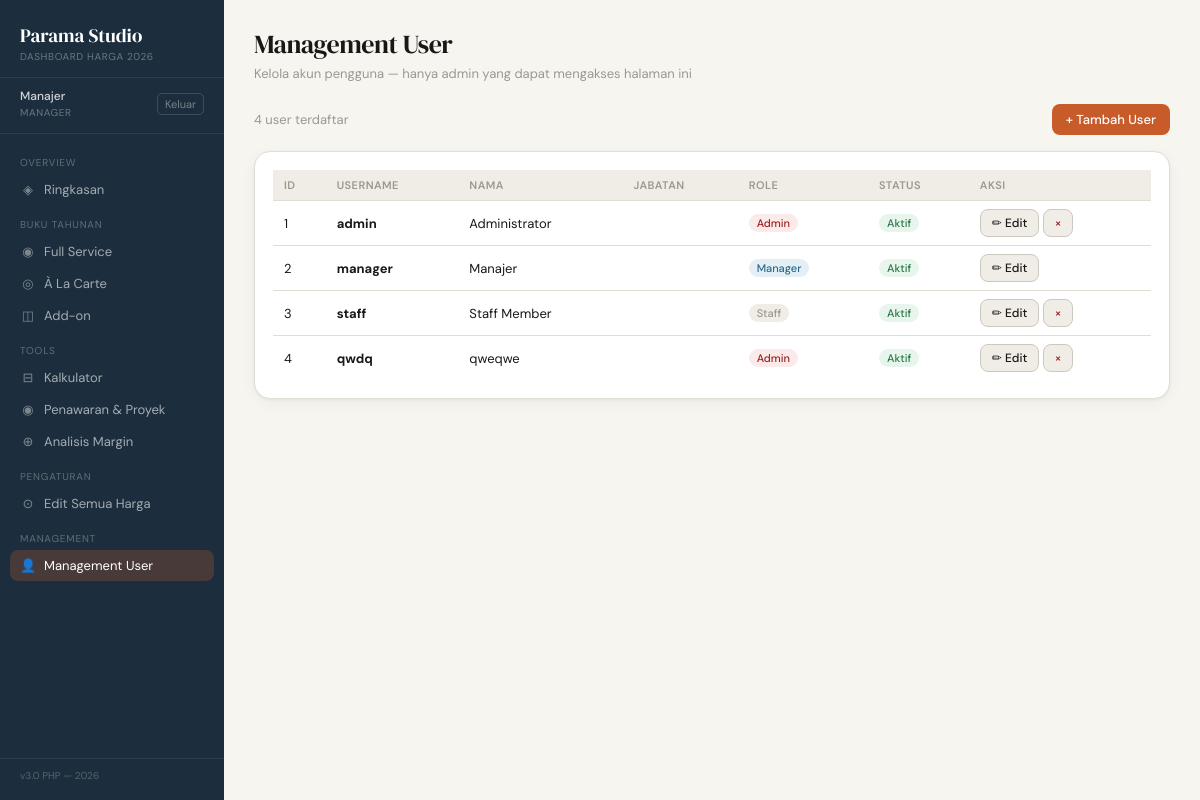
/pages/users.php (signed in), run on the app's committed database.
### tables this page shows
CREATE TABLE `users` (
  `id` int(11) NOT NULL AUTO_INCREMENT,
  `username` varchar(50) NOT NULL,
  `password` varchar(255) NOT NULL,
  `name` varchar(100) NOT NULL,
  `position` varchar(100) DEFAULT NULL,
  `role_id` int(11) NOT NULL,
  `is_active` tinyint(1) DEFAULT 1,
  `created_at` timestamp NOT NULL DEFAULT current_timestamp(),
  PRIMARY KEY (`id`),
  UNIQUE KEY `username` (`username`),
  KEY `role_id` (`role_id`),
  CONSTRAINT `users_ibfk_1` FOREIGN KEY (`role_id`) REFERENCES `roles` (`id`)
);

CREATE TABLE `roles` (
  `id` int(11) NOT NULL AUTO_INCREMENT,
  `name` varchar(50) NOT NULL,
  `label` varchar(100) NOT NULL,
  `permissions` longtext NOT NULL CHECK (json_valid(`permissions`)),
  `created_at` timestamp NOT NULL DEFAULT current_timestamp(),
  PRIMARY KEY (`id`),
  UNIQUE KEY `name` (`name`)
);

### config/db.php (called while the page is built, shortened)
<?php
class MySQLDb {
    private $pdo;
    public function __construct($pdo) {
        $this->pdo = $pdo;
    }
    public function getAllUsers() {
        $stmt = $this->pdo->query(
            "SELECT u.id, u.username, u.name, u.position, u.role_id, u.is_active, u.created_at,
                    r.name as role, r.label as role_label
             FROM users u
             JOIN roles r ON r.id = u.role_id
             ORDER BY u.id"
        );
        $users = [];
        while ($row = $stmt->fetch(PDO::FETCH_ASSOC)) {
            $row['is_active'] = (bool)$row['is_active'];
            $users[] = $row;
        }
        return $users;
    }
}
function getDB() {
    return $GLOBALS['_db_instance'];
}

### pages/users.php (the view, shortened to what this page needs)
<?php
require_once __DIR__ . '/../config/db.php';
include __DIR__ . '/../includes/header.php';
$db = getDB();
$allUsers = $db->getAllUsers();
?>
<body>
<div class="app">
<?php include __DIR__ . '/../includes/sidebar.php'; ?>
<main class="main">
<div class="page active" id="page-users">
  <div class="ph">
    <div class="pt">Management User</div>
    <div class="ps">Kelola akun pengguna — hanya admin yang dapat mengakses halaman ini</div>
  </div>
  <div style="display:flex;justify-content:space-between;align-items:center;margin-bottom:16px">
    <div style="font-size:13px;color:var(--text3)"><?= count($allUsers) ?> user terdaftar</div>
    <button class="btn bp" onclick="document.getElementById('modal-add').style.display='flex'">+ Tambah User</button>
  </div>
  <div class="card">
    <div class="tw">
      <table>
        <thead><tr>
          <th>ID</th><th>Username</th><th>Nama</th><th>Jabatan</th><th>Role</th><th>Status</th><th>Aksi</th>
        </tr></thead>
        <tbody>
        <?php foreach($allUsers as $u): ?>
          <tr>
            <td><?= $u['id'] ?></td>
            <td><b><?= htmlspecialchars($u['username']) ?></b></td>
            <td><?= htmlspecialchars($u['name']) ?></td>
            <td><?= htmlspecialchars($u['position'] ?? '') ?></td>
            <td><span class="badge <?= $u['role']==='admin'?'bdan':($u['role']==='manager'?'binf':'bgra') ?>"><?= ucfirst($u['role']) ?></span></td>
            <td><?= $u['is_active'] ? '<span class="badge bsuc">Aktif</span>' : '<span class="badge bgra">Nonaktif</span>' ?></td>
            <td>
              <button class="btn bs bsm" onclick="editUser(<?= $u['id'] ?>,'<?= htmlspecialchars($u['username']) ?>','<?= htmlspecialchars($u['name']) ?>',<?= $u['role_id'] ?>,<?= $u['is_active'] ?>,'<?= htmlspecialchars($u['position']??'') ?>')">✏ Edit</button>
              <?php if($u['id'] != $user['id']): ?>
              <button class="btn bs bsm" style="color:var(--danger)" onclick="if(confirm('Hapus user <?= htmlspecialchars($u['username']) ?>?'))deleteUser(<?= $u['id'] ?>)">×</button>
              <?php endif; ?>
            </td>
          </tr>
        <?php endforeach; ?>
        </tbody>
      </table>
    </div>
  </div>
</div>
</main>
</div>
</body></html>

### includes/header.php (style rules this page uses)
:root { --bg:#F7F5F0;--surface:#FFF;--surface2:#F0EDE6;--border:#E2DDD5;--border2:#CCC8C0;--text:#1A1714;--text2:#5C5750;--text3:#9C9890;--accent:#C85B2A;--accent-light:#F5EAE3;--accent2:#2A6B8A;--accent2-light:#E3EFF5;--success:#2D7A4A;--success-bg:#E8F5ED;--warning:#8A5F1A;--warning-bg:#FDF3E3;--danger:#A02020;--danger-bg:#FAEAEA;--navy:#1C2E3D;--grad:#1A5C3A;--grad-light:#E5F2EC;--font-d:'DM Serif Display',Georgia,serif;--font-b:'DM Sans',sans-serif;--r:10px;--rl:16px;--sh:0 1px 3px rgba(0,0,0,.06),0 4px 16px rgba(0,0,0,.04) }
* { box-sizing:border-box;margin:0;padding:0 }
html { font-size:14px }
body { background:var(--bg);font-family:var(--font-b);color:var(--text);min-height:100vh;padding-top:0 }
.app { display:grid;grid-template-columns:224px 1fr;min-height:100vh }
.main { overflow:hidden }
.page { display:none;padding:26px 30px;max-width:1120px }
.page.active { display:block }
.ph { margin-bottom:22px }
.pt { font-family:var(--font-d);font-size:26px;letter-spacing:-.5px }
.ps { font-size:13px;color:var(--text3);margin-top:3px }
.card { background:var(--surface);border:1px solid var(--border);border-radius:var(--rl);padding:18px;box-shadow:var(--sh) }
.tw { overflow-x:auto }
table { width:100%;border-collapse:collapse;font-size:13px }
th { background:var(--surface2);padding:8px 11px;text-align:left;font-size:11px;font-weight:600;color:var(--text3);text-transform:uppercase;letter-spacing:.04em;border-bottom:1px solid var(--border);white-space:nowrap }
td { padding:8px 11px;border-bottom:1px solid var(--border);color:var(--text);vertical-align:middle }
tr:last-child td { border-bottom:none }
.btn { display:inline-flex;align-items:center;gap:5px;padding:7px 14px;border-radius:8px;font-size:13px;font-weight:500;cursor:pointer;border:none;transition:all .15s;font-family:var(--font-b);text-decoration:none }
.bp { background:var(--accent);color:#fff }
.bs { background:var(--surface2);color:var(--text);border:1px solid var(--border2) }
.bsm { padding:5px 11px;font-size:12px }
.badge { display:inline-block;padding:2px 8px;border-radius:20px;font-size:11px;font-weight:500 }
.bsuc { background:var(--success-bg);color:var(--success) }
.bdan { background:var(--danger-bg);color:var(--danger) }
.binf { background:var(--accent2-light);color:var(--accent2) }
.bgra { background:var(--surface2);color:var(--text3) }

### data on the page
users: id "1", username "admin", name "Administrator", role.name "Admin", is_active "Aktif"
users: id "2", username "manager", name "Manajer", role.name "Manager", is_active "Aktif"
users: id "3", username "staff", name "Staff Member", role.name "Staff", is_active "Aktif"
users: id "4", username "qwdq", name "qweqwe", role.name "Admin", is_active "Aktif"

### other printed values
$_SESSION['user']['name'] "Manajer"
$_SESSION['user']['role_label'] "MANAGER"
$ico "◈ ◉ ◎ ◫ ⊟ ◉ ⊕ ⊙"
$label "Ringkasan Full Service À La Carte Add-on Kalkulator Penawaran & Proyek Analisis Margin Edit Semua Harga"
count($allUsers) "4"
